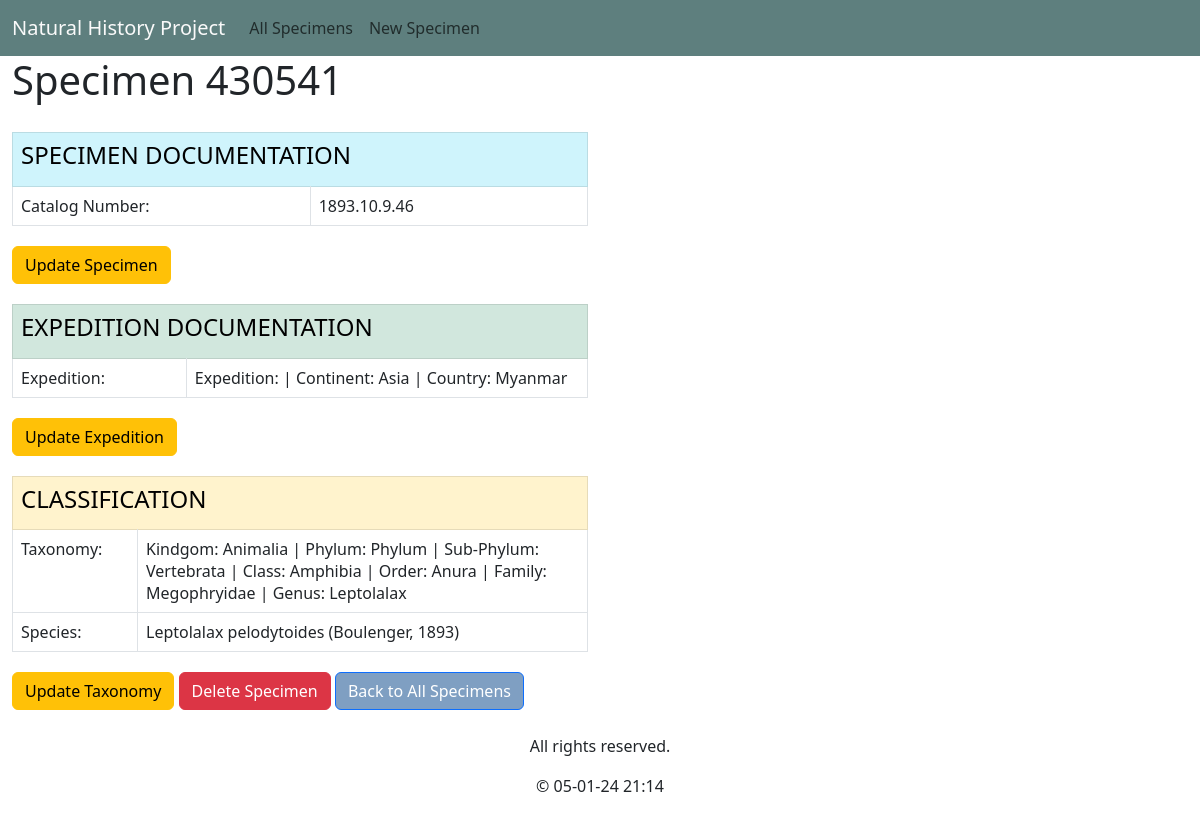
/specimen/detail/430541/, run on the app's committed database.
### specimen_catalog/models.py (models this page shows, shortened)
class Specimen(models.Model):
    specimen_id = models.AutoField(primary_key=True)
    catalog_number = models.CharField(max_length=50, null=False, blank=True)
    expedition = models.ForeignKey('Expedition', on_delete=models.CASCADE, null=True, blank=True)
    taxonomy = models.ForeignKey(Taxonomy, on_delete=models.CASCADE, null=True, blank=True)
    class Meta:
        ordering = ['-specimen_id']
    def __str__(self):
        return f"Specimen {self.specimen_id}"

class Expedition(models.Model):
    expedition_id = models.AutoField(primary_key=True)
    expedition = models.CharField(max_length=100, null=False, blank=True)
    continent = models.CharField(max_length=50, null=False, blank=True)
    country = models.CharField(max_length=50, null=False, blank=True)

class Taxonomy(models.Model):
    taxonomy_id = models.AutoField(primary_key=True)
    kingdom = models.CharField(max_length=50, null=False, blank=True)
    phylum = models.CharField(max_length=50, null=False, blank=True)
    highest_biostratigraphic_zone = models.CharField(max_length=50, null=False, blank=True)
    class_name = models.CharField(max_length=50, null=False, blank=True)
    identification_description = models.CharField(max_length=50, null=False, blank=True)
    family = models.CharField(max_length=50, null=False, blank=True)
    genus = models.CharField(max_length=50, null=False, blank=True)
    species = models.CharField(max_length=50, null=False, blank=True)

### specimen_catalog/views.py (the view)
# urls.py: path('specimen/detail/<int:pk>/', SpecimenDetailView.as_view(), name='specimen_detail'),
class SpecimenDetailView(DetailView):
    model = Specimen
    template_name = 'specimen_catalog/specimen_detail.html'
    context_object_name = 'specimen'
    def get_object(self, queryset=None):
        try:
            return super().get_object(queryset=queryset)
        except Http404 as e:
            raise e from None
    def get_context_data(self, **kwargs):
        try:
            context = super().get_context_data(**kwargs)
            return context
        except Exception as e:
            messages.error(self.request, f"Error fetching specimen details: {e}")
            return context  # Return the context without additional data

### specimen_catalog/templatetags/tags.py (called while the page is built)
@register.simple_tag
def current_datetime():
    now = datetime.now()
    formatted_date = now.strftime("%d-%m-%y %H:%M")
    return formatted_date

### specimen_catalog/templates/specimen_catalog/specimen_detail.html
{% extends 'specimen_catalog/base.html' %}
{% block content %}
    <h1>{{ specimen }}</h1>
    <div class="row">
        <div class="col-md-6">
            <div class="table-responsive">
                <table class="table table-bordered custom-table">
                    <tbody>
                        <tr class="table-info">
                            <th colspan="2"><h4>SPECIMEN DOCUMENTATION</h4></th>
                        </tr>
                        <tr>
                            <td>Catalog Number:</td>
                            <td>{{ specimen.catalog_number }}</td>
                        </tr>
                    </tbody>
                </table>
            </div>
        </div>
    </div>
        <a href="{% url 'specimen_update' pk=specimen.pk %}" class="btn btn-warning">Update Specimen</a>
    <div class="row">
        <div class="col-md-6">
            <div class="table-responsive">
                <table class="table table-bordered custom-table">
                    <tbody>
                        <tr class="table-success">
                            <th colspan="2"><h4>EXPEDITION DOCUMENTATION</h4></th>
                        </tr>
                        <tr>
                            <td>Expedition:</td>
                            <td>
                                {% if specimen.expedition %}
                                   Expedition: {{ specimen.expedition.expedition }} |
                                   Continent: {{ specimen.expedition.continent }} |
                                    Country: {{ specimen.expedition.country }}
                                {% else %}
                                    N/A
                                {% endif %}
                            </td>
                        </tr>
                    </tbody>
                </table>
            </div>
        </div>
    </div>
        <a href="{% url 'expedition_update' pk=specimen.expedition_id %}" class="btn btn-warning">Update Expedition</a>
    <div class="row">
        <div class="col-md-6">
            <div class="table-responsive">
                <table class="table table-bordered custom-table">
                    <tbody>
                        <tr class="table-warning">
                            <th colspan="2"><h4>CLASSIFICATION</h4></th>
                        </tr>
                        <tr>
                            <td>Taxonomy:</td>
                            <td>
                                {% if specimen.taxonomy %}
                                    Kindgom: {{ specimen.taxonomy.kingdom }} |
                                    Phylum: {{ specimen.taxonomy.phylum }} |
                                    Sub-Phylum: {{ specimen.taxonomy.highest_biostratigraphic_zone }} |
                                    Class: {{ specimen.taxonomy.class_name }} |
                                    Order: {{ specimen.taxonomy.identification_description }} |
                                    Family: {{ specimen.taxonomy.family }} |
                                    Genus: {{ specimen.taxonomy.genus }}
                                {% else %}
                                    N/A
                                {% endif %}
                            </td>
                        </tr>
                        <tr>
                            <td>Species:</td>
                            <td>
                                {% if specimen.taxonomy %}
                                    {{ specimen.taxonomy.species }}
                                {% else %}
                                    N/A
                                {% endif %}
                            </td>
                        </tr>
                    </tbody>
                </table>
            </div>
        </div>
    </div>
    <a href="{% url 'taxonomy_update' specimen_pk=specimen.pk %}" class="btn btn-warning">Update Taxonomy</a>
    <a href="{% url 'specimen_delete' pk=specimen.pk %}" class="btn btn-danger">Delete Specimen</a>
    <a href="{% url 'all_specimens' %}" class="btn btn-primary">Back to All Specimens</a>
{% endblock %}

### specimen_catalog/static/specimen_catalog/css/styles.css (style rules this page uses)
* { margin: 0; padding: 0; box-sizing: border-box; }
html, body { margin: 0; padding: 0; }
.table { width: 100%; margin: 20px auto; overflow-x: auto; }
.table th, .table td { text-align: center; }
a { color: #7f9fc2; text-decoration: none; }
.btn-primary { background-color: #7f9fc2; }
.custom-table th, .custom-table td { text-align: left; }
.custom-table th { width: 30%; }

### data on the page
Specimen: specimen_id "Specimen 430541", catalog_number "1893.10.9.46", expedition.continent "Asia", expedition.country "Myanmar", taxonomy.kingdom "Animalia", taxonomy.phylum "Phylum", taxonomy.highest_biostratigraphic_zone "Vertebrata", taxonomy.class_name "Amphibia", taxonomy.identification_description "Anura", taxonomy.family "Megophryidae", taxonomy.genus "Leptolalax", taxonomy.species "Leptolalax pelodytoides (Boulenger, 1893)"
